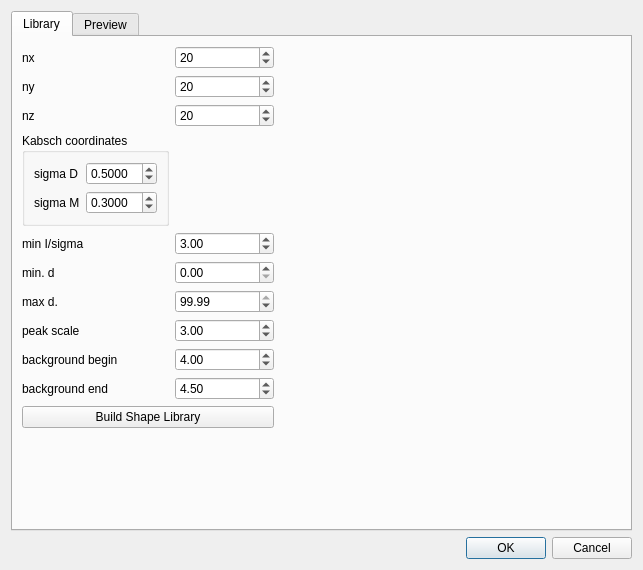
<?xml version="1.0" encoding="UTF-8"?>
<ui version="4.0">
 <class>DialogShapeLibrary</class>
 <widget class="QDialog" name="DialogShapeLibrary">
  <property name="geometry">
   <rect>
    <x>0</x>
    <y>0</y>
    <width>643</width>
    <height>570</height>
   </rect>
  </property>
  <property name="windowTitle">
   <string>Dialog</string>
  </property>
  <layout class="QGridLayout" name="gridLayout">
   <item row="3" column="0">
    <widget class="QDialogButtonBox" name="buttonBox">
     <property name="orientation">
      <enum>Qt::Horizontal</enum>
     </property>
     <property name="standardButtons">
      <set>QDialogButtonBox::Cancel|QDialogButtonBox::Ok</set>
     </property>
    </widget>
   </item>
   <item row="2" column="0">
    <widget class="QTabWidget" name="tabs">
     <property name="currentIndex">
      <number>0</number>
     </property>
     <widget class="QWidget" name="libraryTab">
      <attribute name="title">
       <string>Library</string>
      </attribute>
      <widget class="QWidget" name="layoutWidget">
       <property name="geometry">
        <rect>
         <x>9</x>
         <y>9</y>
         <width>252</width>
         <height>456</height>
        </rect>
       </property>
       <layout class="QFormLayout" name="formLayout_2">
        <item row="0" column="0">
         <widget class="QLabel" name="label">
          <property name="text">
           <string>nx</string>
          </property>
         </widget>
        </item>
        <item row="0" column="1">
         <widget class="QSpinBox" name="nx">
          <property name="minimum">
           <number>5</number>
          </property>
          <property name="value">
           <number>20</number>
          </property>
         </widget>
        </item>
        <item row="1" column="0">
         <widget class="QLabel" name="label_2">
          <property name="text">
           <string>ny</string>
          </property>
         </widget>
        </item>
        <item row="1" column="1">
         <widget class="QSpinBox" name="ny">
          <property name="minimum">
           <number>5</number>
          </property>
          <property name="value">
           <number>20</number>
          </property>
         </widget>
        </item>
        <item row="2" column="0">
         <widget class="QLabel" name="label_3">
          <property name="text">
           <string>nz</string>
          </property>
         </widget>
        </item>
        <item row="2" column="1">
         <widget class="QSpinBox" name="nz">
          <property name="minimum">
           <number>5</number>
          </property>
          <property name="value">
           <number>20</number>
          </property>
         </widget>
        </item>
        <item row="3" column="0">
         <widget class="QGroupBox" name="kabsch">
          <property name="title">
           <string>Kabsch coordinates</string>
          </property>
          <layout class="QFormLayout" name="formLayout">
           <item row="0" column="0">
            <widget class="QLabel" name="label_sigmaD">
             <property name="text">
              <string>sigma D</string>
             </property>
            </widget>
           </item>
           <item row="0" column="1">
            <widget class="QDoubleSpinBox" name="sigmaD">
             <property name="decimals">
              <number>4</number>
             </property>
             <property name="singleStep">
              <double>0.000100000000000</double>
             </property>
             <property name="value">
              <double>0.500000000000000</double>
             </property>
            </widget>
           </item>
           <item row="1" column="0">
            <widget class="QLabel" name="label_sigmaM">
             <property name="text">
              <string>sigma M</string>
             </property>
            </widget>
           </item>
           <item row="1" column="1">
            <widget class="QDoubleSpinBox" name="sigmaM">
             <property name="decimals">
              <number>4</number>
             </property>
             <property name="singleStep">
              <double>0.000100000000000</double>
             </property>
             <property name="value">
              <double>0.300000000000000</double>
             </property>
            </widget>
           </item>
          </layout>
          <zorder>label_sigmaD</zorder>
          <zorder>label_sigmaM</zorder>
          <zorder>sigmaD</zorder>
          <zorder>sigmaM</zorder>
         </widget>
        </item>
        <item row="4" column="0">
         <widget class="QLabel" name="label_4">
          <property name="text">
           <string>min I/sigma</string>
          </property>
         </widget>
        </item>
        <item row="4" column="1">
         <widget class="QDoubleSpinBox" name="Isigma">
          <property name="singleStep">
           <double>0.010000000000000</double>
          </property>
          <property name="value">
           <double>3.000000000000000</double>
          </property>
         </widget>
        </item>
        <item row="5" column="0">
         <widget class="QLabel" name="label_5">
          <property name="text">
           <string>min. d</string>
          </property>
         </widget>
        </item>
        <item row="5" column="1">
         <widget class="QDoubleSpinBox" name="dMin">
          <property name="decimals">
           <number>2</number>
          </property>
          <property name="singleStep">
           <double>0.010000000000000</double>
          </property>
         </widget>
        </item>
        <item row="6" column="0">
         <widget class="QLabel" name="label_6">
          <property name="text">
           <string>max d.</string>
          </property>
         </widget>
        </item>
        <item row="6" column="1">
         <widget class="QDoubleSpinBox" name="dMax">
          <property name="decimals">
           <number>2</number>
          </property>
          <property name="singleStep">
           <double>0.010000000000000</double>
          </property>
          <property name="value">
           <double>99.989999999999995</double>
          </property>
         </widget>
        </item>
        <item row="7" column="0">
         <widget class="QLabel" name="label_7">
          <property name="text">
           <string>peak scale</string>
          </property>
         </widget>
        </item>
        <item row="7" column="1">
         <widget class="QDoubleSpinBox" name="peakScale">
          <property name="singleStep">
           <double>0.100000000000000</double>
          </property>
          <property name="value">
           <double>3.000000000000000</double>
          </property>
         </widget>
        </item>
        <item row="8" column="0">
         <widget class="QLabel" name="label_16">
          <property name="text">
           <string>background begin</string>
          </property>
         </widget>
        </item>
        <item row="8" column="1">
         <widget class="QDoubleSpinBox" name="bkgBegin">
          <property name="singleStep">
           <double>0.100000000000000</double>
          </property>
          <property name="value">
           <double>4.000000000000000</double>
          </property>
         </widget>
        </item>
        <item row="9" column="0">
         <widget class="QLabel" name="label_17">
          <property name="text">
           <string>background end</string>
          </property>
         </widget>
        </item>
        <item row="9" column="1">
         <widget class="QDoubleSpinBox" name="bkgEnd">
          <property name="singleStep">
           <double>0.100000000000000</double>
          </property>
          <property name="value">
           <double>4.500000000000000</double>
          </property>
         </widget>
        </item>
        <item row="10" column="0" colspan="2">
         <widget class="QPushButton" name="build">
          <property name="text">
           <string>Build Shape Library</string>
          </property>
         </widget>
        </item>
       </layout>
      </widget>
     </widget>
     <widget class="QWidget" name="previewTab">
      <attribute name="title">
       <string>Preview</string>
      </attribute>
      <layout class="QGridLayout" name="gridLayout_4">
       <item row="0" column="0">
        <layout class="QGridLayout" name="gridLayout_3">
         <item row="0" column="0">
          <layout class="QFormLayout" name="formLayout_3">
           <item row="0" column="0">
            <widget class="QLabel" name="label_11">
             <property name="text">
              <string>x</string>
             </property>
            </widget>
           </item>
           <item row="0" column="1">
            <widget class="QDoubleSpinBox" name="x">
             <property name="singleStep">
              <double>0.010000000000000</double>
             </property>
            </widget>
           </item>
           <item row="1" column="0">
            <widget class="QLabel" name="label_12">
             <property name="text">
              <string>y</string>
             </property>
            </widget>
           </item>
           <item row="1" column="1">
            <widget class="QDoubleSpinBox" name="y">
             <property name="singleStep">
              <double>0.010000000000000</double>
             </property>
            </widget>
           </item>
           <item row="2" column="0">
            <widget class="QLabel" name="label_13">
             <property name="text">
              <string>frame</string>
             </property>
            </widget>
           </item>
           <item row="2" column="1">
            <widget class="QDoubleSpinBox" name="frame">
             <property name="singleStep">
              <double>0.010000000000000</double>
             </property>
            </widget>
           </item>
           <item row="3" column="0">
            <widget class="QLabel" name="label_14">
             <property name="text">
              <string>radius</string>
             </property>
            </widget>
           </item>
           <item row="3" column="1">
            <widget class="QDoubleSpinBox" name="radius">
             <property name="singleStep">
              <double>0.010000000000000</double>
             </property>
            </widget>
           </item>
           <item row="4" column="0">
            <widget class="QLabel" name="label_15">
             <property name="text">
              <string>n frames</string>
             </property>
            </widget>
           </item>
           <item row="4" column="1">
            <widget class="QDoubleSpinBox" name="nframes">
             <property name="singleStep">
              <double>0.010000000000000</double>
             </property>
            </widget>
           </item>
           <item row="5" column="0" colspan="2">
            <widget class="QPushButton" name="calculate">
             <property name="text">
              <string>Calculate Mean Profile</string>
             </property>
            </widget>
           </item>
          </layout>
         </item>
         <item row="0" column="1">
          <widget class="QGraphicsView" name="preview"/>
         </item>
         <item row="1" column="1">
          <widget class="QSlider" name="drawFrame">
           <property name="orientation">
            <enum>Qt::Horizontal</enum>
           </property>
          </widget>
         </item>
        </layout>
       </item>
      </layout>
     </widget>
    </widget>
   </item>
  </layout>
 </widget>
 <resources/>
 <connections>
  <connection>
   <sender>buttonBox</sender>
   <signal>accepted()</signal>
   <receiver>DialogShapeLibrary</receiver>
   <slot>accept()</slot>
   <hints>
    <hint type="sourcelabel">
     <x>248</x>
     <y>254</y>
    </hint>
    <hint type="destinationlabel">
     <x>157</x>
     <y>274</y>
    </hint>
   </hints>
  </connection>
  <connection>
   <sender>buttonBox</sender>
   <signal>rejected()</signal>
   <receiver>DialogShapeLibrary</receiver>
   <slot>reject()</slot>
   <hints>
    <hint type="sourcelabel">
     <x>316</x>
     <y>260</y>
    </hint>
    <hint type="destinationlabel">
     <x>286</x>
     <y>274</y>
    </hint>
   </hints>
  </connection>
 </connections>
</ui>
